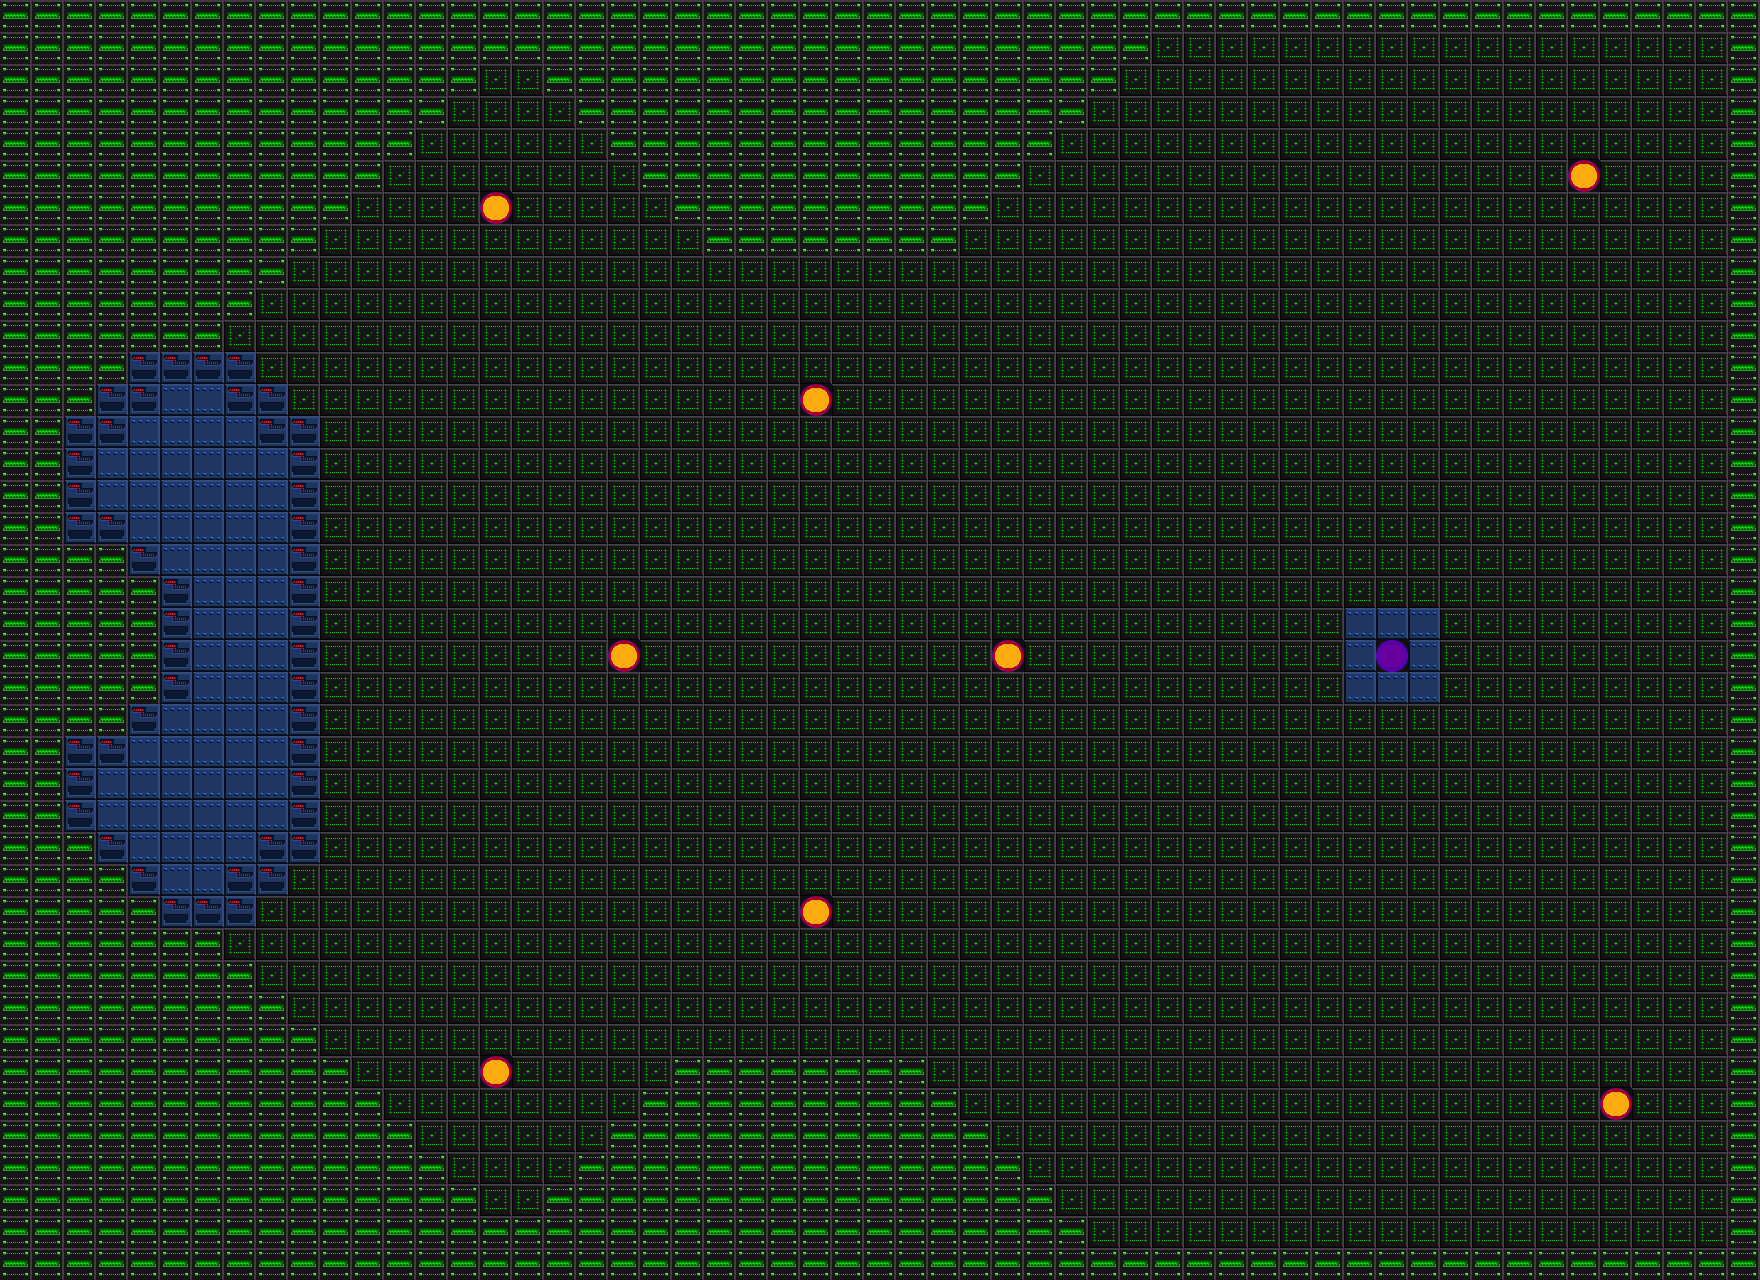

The image is a tile-based game level rendered from a .tmx file. Its description and source (layers, tilesets, objects; grid data summarised) follow:
An orthogonal 55x40 tile map with 32x32 px tiles, 4 tile layers (Walls, Floor, PlayerSpawner, EnemySpawner).

<map version="1.2" tiledversion="1.3.1" orientation="orthogonal" renderorder="right-down" compressionlevel="-1" width="55" height="40" tilewidth="32" tileheight="32" infinite="0" nextlayerid="5" nextobjectid="1">
 <tileset firstgid="1" name="StellarTiles" tilewidth="32" tileheight="32" tilecount="6" columns="0">
  <grid orientation="orthogonal" width="1" height="1" />
  <tile id="0">
   <image width="32" height="32" source="Sprites/Black_Wall.png" />
  </tile>
  <tile id="1">
   <image width="32" height="32" source="Sprites/Black_Tile.png" />
  </tile>
  <tile id="2">
   <image width="32" height="32" source="Sprites/T_Wall.png" />
  </tile>
  <tile id="3">
   <image width="32" height="32" source="Sprites/T_Tile.png" />
  </tile>
  <tile id="4">
   <image width="32" height="32" source="Sprites/player_spawn.png" />
  </tile>
  <tile id="5">
   <image width="32" height="32" source="Sprites/enemy_spawn.png" />
  </tile>
 </tileset>
 <layer id="1" name="Walls" width="55" height="40">
  <data>[2200 cells, 662 non-empty, 2 distinct tile ids]</data>
 </layer>
 <layer id="2" name="Floor" width="55" height="40">
  <data>[2200 cells, 1538 non-empty, 2 distinct tile ids]</data>
 </layer>
 <layer id="3" name="PlayerSpawner" width="55" height="40">
  <data>[2200 cells, 1 non-empty, 1 distinct tile ids]</data>
 </layer>
 <layer id="4" name="EnemySpawner" width="55" height="40">
  <data>[2200 cells, 8 non-empty, 1 distinct tile ids]</data>
 </layer>
</map>